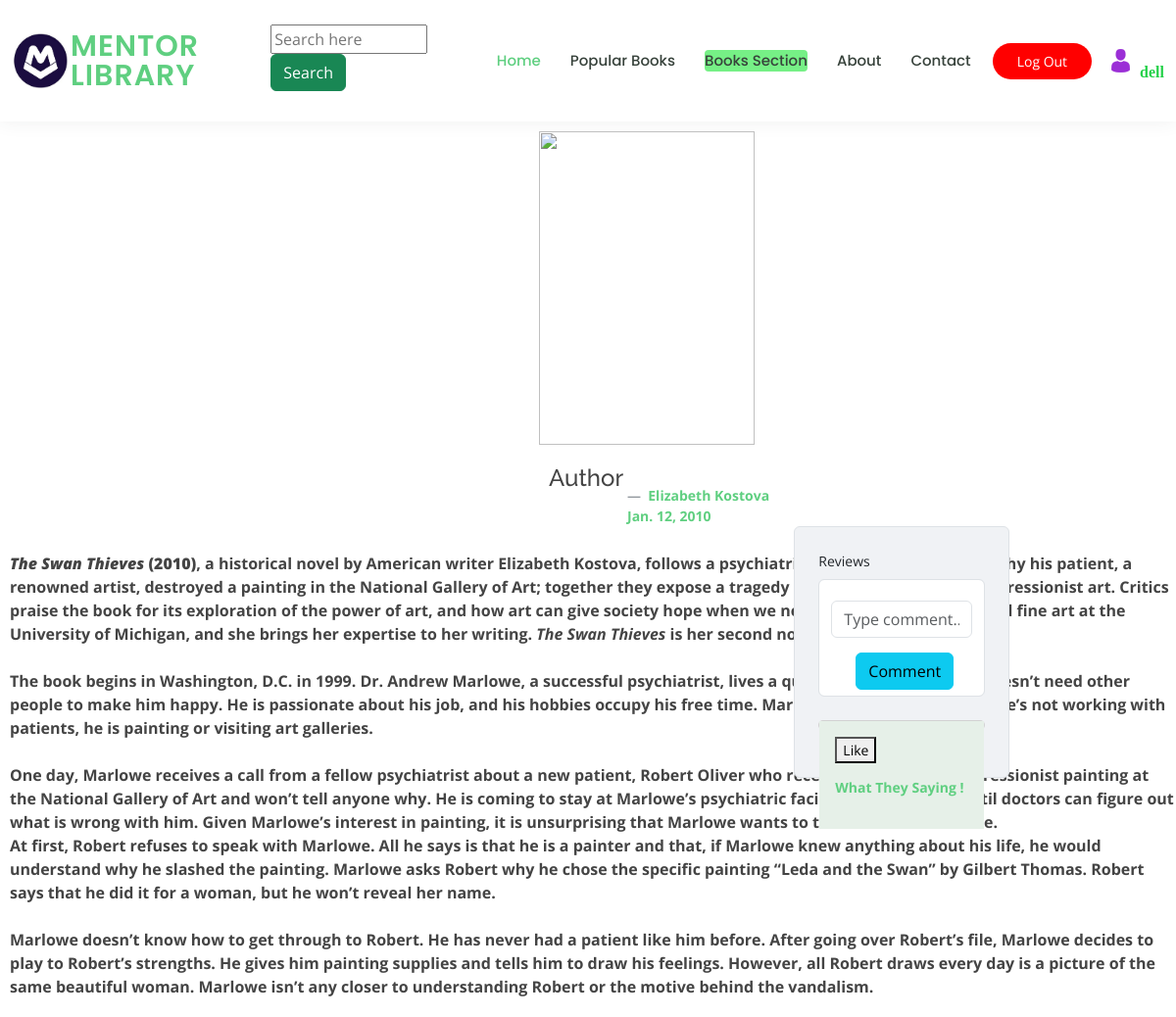
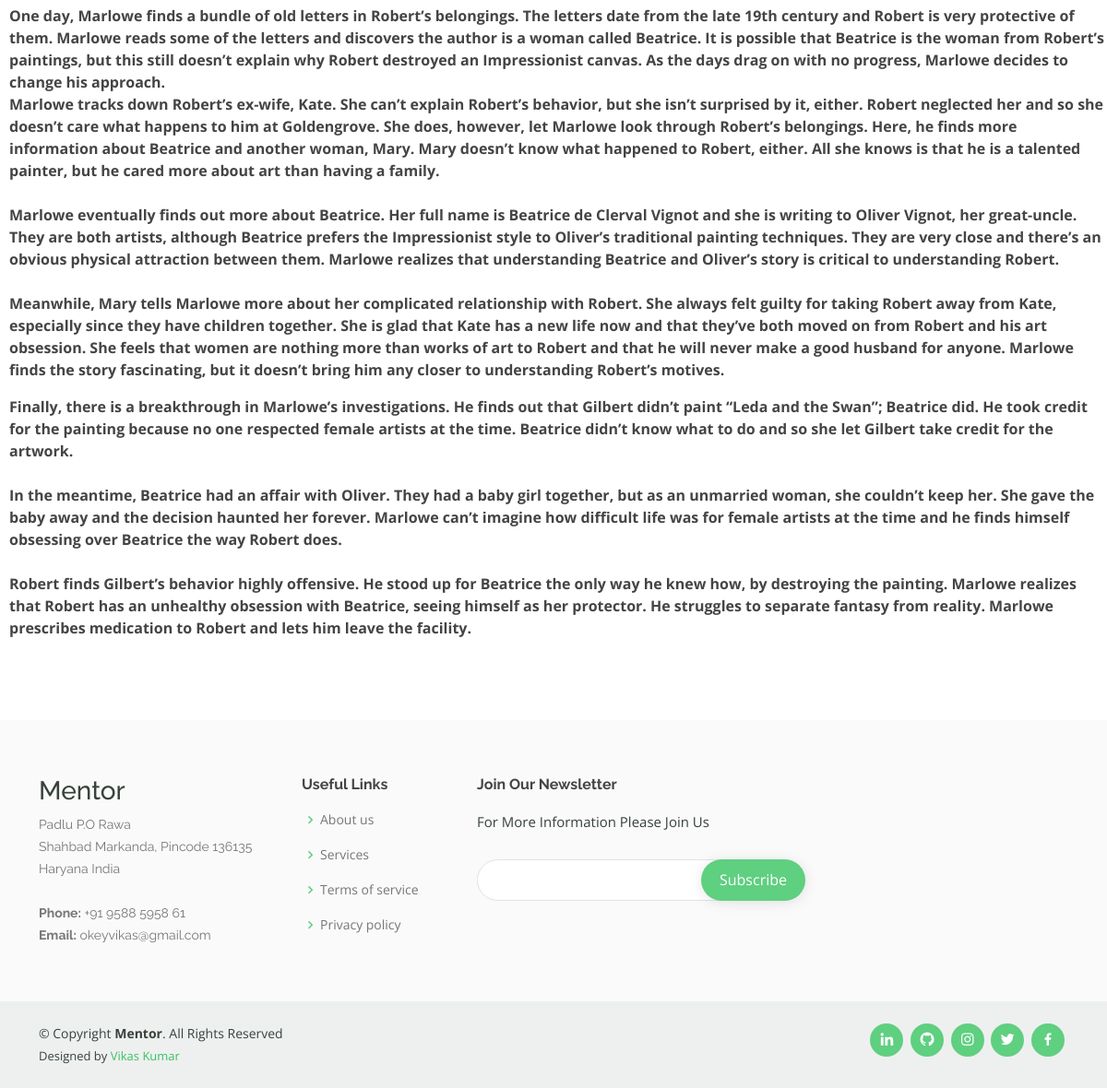
Page /book_read/6 (signed in) on the committed database (2 pictures, top to bottom).
### libapp/models.py (models this page shows, shortened)
class book_table(models.Model):
    book_type=models.ForeignKey(Category, on_delete=models.CASCADE)
    book_name=models.CharField( max_length=550)
    book_image=CloudinaryField('book_pic')
    Author=models.CharField( max_length=150)
    Publish_date=models.DateField()
    book_content=RichTextField()

### libapp/views.py (the view)
# urls.py: path('book_read/<int:id>', views.book_read , name='book_read'),
@login_required(login_url='login')
def book_read(request,id):
    books = book_table.objects.get(id=id)
    return render(request,"book_content.html",{'books_read':books,
                                               })

### libapp/templates/book_content.html (shortened to what this page needs)
{% extends 'base.html' %}
{% block content %}
<img src="{{books_read.book_image.url}}" alt="" class="col"
style="object-fit: cover;height:320px;width:220px;  margin-top:10px; margin-left:550px; margin-bottom:20px"
alt="...">
  <h4 style="margin-left: 560px;" >Author</h4>
  <figcaption style="margin-left: 640px;" class="blockquote-footer mb-0">
    <strong> <a href="https://en.wikipedia.org/wiki/{{books_read.Author}}">
        {{books_read.Author}} <br>
        {{books_read.Publish_date}}
      </a></strong>
      <div class="row d-flex justify-content-center" id="a1" style="height: 10px;">
        <div class="col-md-8 col-lg-5 mt-6">
          <div class="card shadow-0 border" style="background-color: #f0f2f5;">
            <div class="card-body p-4">
              <div class="form-outline mb-4">
                <label class="form-label" for="addANote">Reviews</label>
                <form action="/comnt" class="form-control" method="post">
                <input style="margin-top: 15px;" type="text" name="comment" class="form-control" placeholder="Type comment..." />
                 <button  class="btn btn-info" style="margin-top: 15px; margin-left: 25px;" type="submit">Comment</button>
              </div>
            <div class="card mb-4" style="height: 10px;">
              <div style="background-color: rgb(230, 240, 232);" class="card-body">
                <form action="/likepost" method="post">
                <button type="button" id="like" onclick="ok()" >Like</button>
                </form>
              <strong><a  href="{% url 'commenter' books_read.id %}"><p  >What They Saying !</p></a></strong>
  </figcaption>
  <div style=" margin-left:10px;">
<strong><p>
  {{books_read.book_content|safe}}
</p></strong>
</div>
{% endblock %}

### libapp/templates/base.html (shortened to what this page needs)
{% load static %}
<!DOCTYPE html>
<html lang="en">
<head>
  <link href="{% static '/assets/vendor/animate.css/animate.min.css' %}" rel="stylesheet">
  <link href="{% static '/assets/vendor/aos/aos.css' %}" rel="stylesheet">
  <link href="{% static '/assets/vendor/bootstrap/css/bootstrap.min.css' %}" rel="stylesheet">
  <link href="{% static '/assets/vendor/bootstrap-icons/bootstrap-icons.css' %}" rel="stylesheet">
  <link href="{% static '/assets/vendor/boxicons/css/boxicons.min.css' %}" rel="stylesheet">
  <link href="{% static 'assets/vendor/remixicon/remixicon.css' %}" rel="stylesheet">
  <link href="{% static '/assets/vendor/swiper/swiper-bundle.min.css' %}" rel="stylesheet">
  <link href="{% static '/assets/css/style.css' %}" rel="stylesheet">
</head>
<body>
  <header id="header" class="">
    <div class="container-fluid d-flex align-items-center">
      <a href=""><img width="60px" src="{% static '/assets/img/logo.png' %}" alt="net issue" srcset=""></a>
      <h1 class="logo me-auto"><a href="{% url 'home'%}">Mentor Library</a></h1>
      <div style="margin-top: 10px;" class="box">
        <form method="post" action="{% url 'search' %}"  >
        <input type="text"  style="width: 10pc;" placeholder="Search here"
          name="search" ><button class="btn btn-success" style="margin-right: 25px;" type="submit">Search</button>
        </form>
    </div>
      <nav id="navbar" class="navbar order-last order-lg-0">
        <ul>
          <li><a class="active" href="{% url 'home' %}">Home</a></li>
          <li><a href="{% url 'courses' %}">Popular Books</a></li>
          <li class="dropdown"><a href="#"><span style="background-color: rgb(118, 240, 134); border-radius:4px  "  >Books Section
          <li><a  href="{% url 'about'%}">About</a></li>
          <li><a href="{% url 'contact_user'%}">Contact</a></li>
        </ul>
      </nav>
      <a href="{% url 'logout' %}" style="background-color: Red;"  class="get-started-btn">Log Out</a  >
        <a  href="{% url 'profile_update' %}"> <img  style="margin-left: 20px;" src="{% static '/assets/img/user.png' %}"></a>  <br>
        <strong style="font-family: 'Times New Roman', Times, serif; color:rgb(37, 209, 74); margin-left: 10px ;
        " > <br>{{user}}</strong>
      </div>
    </header >
{% block content %}
{% endblock  %}
{% include 'footer.html' %}
</body>
</html>

### libapp/static/assets/css/style.css (style rules this page uses)
body { font-family: "Open Sans", sans-serif; color: #444444; }
a { color: #5fcf80; text-decoration: none; }
h1, h2, h3, h4, h5, h6 { font-family: "Raleway", sans-serif; }
#header { background: #fff; transition: all 0.5s; z-index: 997; padding: 15px 0; box-shadow: 0px 0 18px rgba(55, 66, 59, 0.08); }
#header .logo { font-size: 30px; margin: 0; padding: 0; line-height: 1; font-weight: 600; letter-spacing: 1px; text-transform: uppercase; font-family: "Poppins", sans-serif; }
#header .logo a { color: #5fcf80; }
.get-started-btn { margin-left: 22px; background: #5fcf80; color: #fff; border-radius: 50px; padding: 8px 25px; white-space: nowrap; transition: 0.3s; font-size: 14px; display: inline-block; }
.navbar { padding: 0; }
.navbar ul { margin: 0; padding: 0; display: flex; list-style: none; align-items: center; }
.navbar li { position: relative; }
.navbar a, .navbar a:focus { display: flex; align-items: center; justify-content: space-between; padding: 10px 0 10px 30px; font-family: "Poppins", sans-serif; font-size: 15px; font-weight: 500; color: #37423b; white-space: nowrap; transition: 0.3s; }
.navbar a:hover, .navbar .active, .navbar .active:focus, .navbar li:hover>a { color: #5fcf80; }
.navbar .dropdown ul a { padding: 10px 20px; font-size: 14px; text-transform: none; font-weight: 500; }

### rows in the picture
book_table: Author "Elizabeth Kostova", Publish_date "Jan. 12, 2010", book_content "The Swan Thieves (2010) , a historical novel by American writer Elizabeth Kostova, follows a psychiatrist who must understand why his patient, a renowned artist, destroyed a painting in the National Gallery of Art; together they expose a tragedy at the center of French Impressionist art. Critics praise the book for its exploration of the power of art, and how art can give society hope when we need it most. Kostova studied fine art at the University of Michigan, and she brings her expertise to her writing. The Swan Thieves is her second novel. The book begins in Washington, D.C. in 1999. Dr. Andrew Marlowe, a successful psychiatrist, lives a quiet and solitary life. He doesn’t need other…"

### other values in the picture
{{ user }} "dell"
